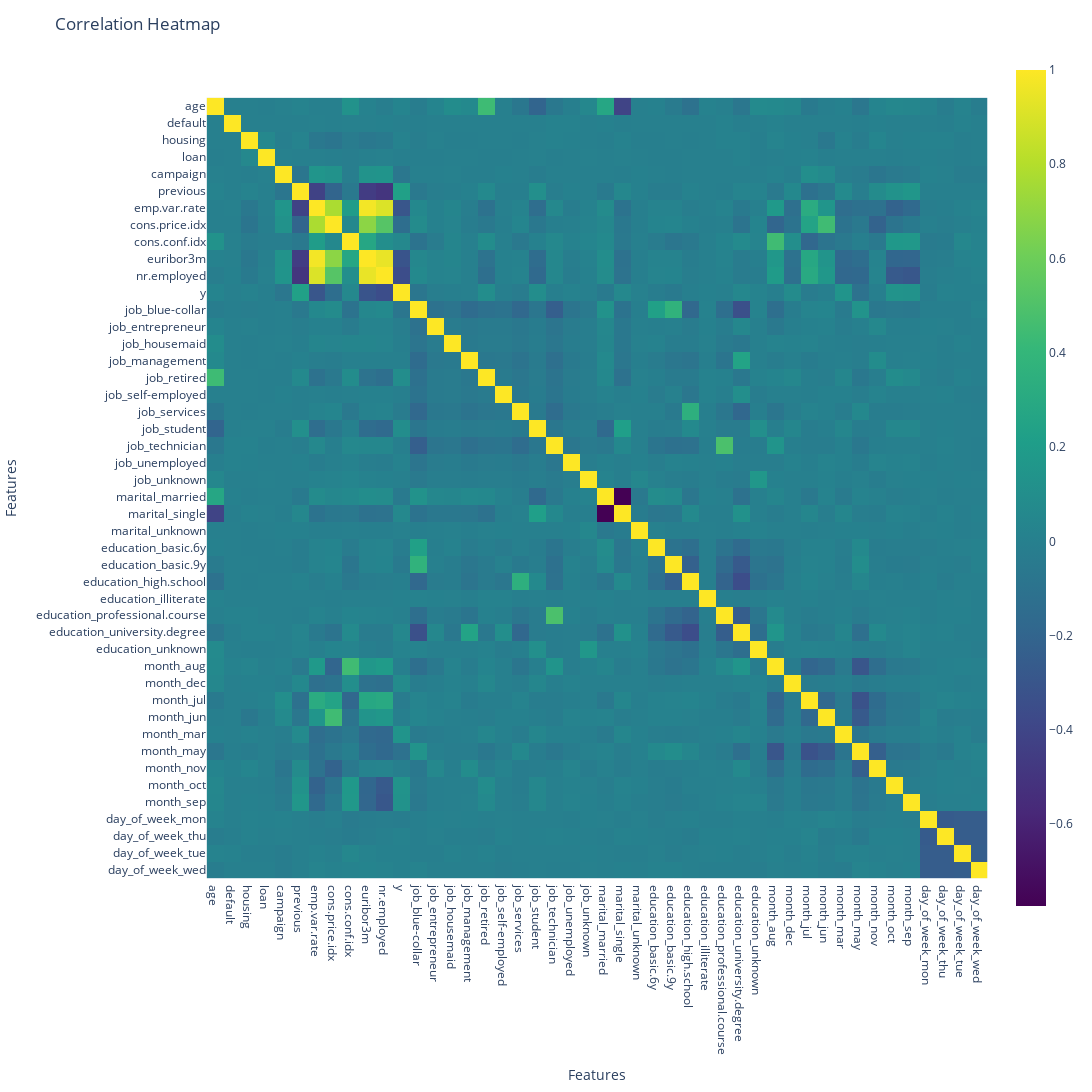

Notebook source saved alongside this figure:
### Markdown cell above
__Plot the correlation heatmap__

### Code cell
import plotly.express as px


# Create a heatmap figure using Plotly
fig = px.imshow(correlation_matrix, color_continuous_scale='viridis')

# Set axis labels and title
fig.update_xaxes(title_text='Features')
fig.update_yaxes(title_text='Features')
fig.update_layout(
    title='Correlation Heatmap',
    height=1200,  # Set the height of the figure
    width=1200    # Set the width of the figure
)

# Save the plot as an HTML file
fig.write_html('correlation_heatmap.html')

# Display the plot (optional)
fig.show()
fig.write_image('images/heatmap.png')

### Figure 1 — Plotly figure (JSON) as saved in the notebook; plotly's stock layout.template omitted (floating-point values rounded to 4 significant figures; data arrays with more than 128 entries replaced by an {"elided": "..."} marker saying what was removed)
{"data": [{"coloraxis": "coloraxis", "hovertemplate": "x: %{x}<br>y: %{y}<br>color: %{z}<extra></extra>", "name": "0", "type": "heatmap", "x": ["age", "default", "housing", "loan", "campaign", "previous", "emp.var.rate", "cons.price.idx", "cons.conf.idx", "euribor3m", "nr.employed", "y", "job_blue-collar", "job_entrepreneur", "job_housemaid", "job_management", "job_retired", "job_self-employed", "job_services", "job_student", "job_technician", "job_unemployed", "job_unknown", "marital_married", "marital_single", "marital_unknown", "education_basic.6y", "education_basic.9y", "education_high.school", "education_illiterate", "education_professional.course", "education_university.degree", "education_unknown", "month_aug", "month_dec", "month_jul", "month_jun", "month_mar", "month_may", "month_nov", "month_oct", "month_sep", "day_of_week_mon", "day_of_week_thu", "day_of_week_tue", "day_of_week_wed"], "xaxis": "x", "y": ["age", "default", "housing", "loan", "campaign", "previous", "emp.var.rate", "cons.price.idx", "cons.conf.idx", "euribor3m", "nr.employed", "y", "job_blue-collar", "job_entrepreneur", "job_housemaid", "job_management", "job_retired", "job_self-employed", "job_services", "job_student", "job_technician", "job_unemployed", "job_unknown", "marital_married", "marital_single", "marital_unknown", "education_basic.6y", "education_basic.9y", "education_high.school", "education_illiterate", "education_professional.course", "education_university.degree", "education_unknown", "month_aug", "month_dec", "month_jul", "month_jun", "month_mar", "month_may", "month_nov", "month_oct", "month_sep", "day_of_week_mon", "day_of_week_thu", "day_of_week_tue", "day_of_week_wed"], "yaxis": "y", "z": {"elided": "46x46 float values"}}], "layout": {"coloraxis": {"colorscale": [[0, "#440154"], [0.1111, "#482878"], [0.2222, "#3e4989"], [0.3333, "#31688e"], [0.4444, "#26828e"], [0.5556, "#1f9e89"], [0.6667, "#35b779"], [0.7778, "#6ece58"], [0.8889, "#b5de2b"], [1, "#fde725"]]}, "height": 1200, "margin": {"t": 60}, "title": {"text": "Correlation Heatmap"}, "width": 1200, "xaxis": {"anchor": "y", "autorange": true, "constrain": "domain", "domain": [0, 1], "range": [-0.5, 45.5], "scaleanchor": "y", "title": {"text": "Features"}, "type": "category"}, "yaxis": {"anchor": "x", "autorange": true, "constrain": "domain", "domain": [0.04398, 0.956], "range": [45.5, -0.5], "title": {"text": "Features"}, "type": "category"}}}
